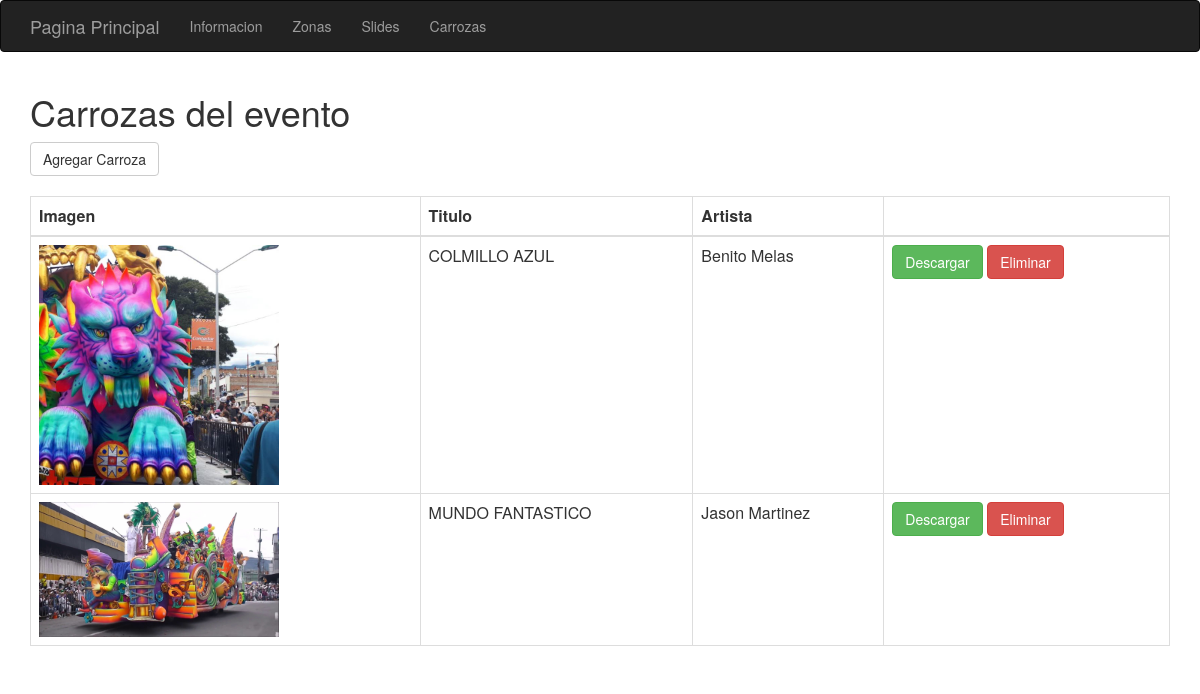
Page /admin/listarCarrozas.php on the committed database.
### tables this page shows
CREATE TABLE `carrozas` (
  `item` bigint(20) NOT NULL,
  `codigo` smallint(10) NOT NULL,
  `titulo` varchar(30) DEFAULT NULL,
  `artista` varchar(30) DEFAULT NULL,
  `imagen` varchar(30) NOT NULL
);

### admin/db.php (called while the page is built, shortened)
<?php
function con(){
	return new mysqli("localhost","root","","carnavales");
}
function get_carrozas(){
	$images = array();
	$con = con();
	$query=$con->query("select * from carrozas");
	while($r=$query->fetch_object()){
		$images[] = $r;
	}
	return $images;
}
?>

### admin/listarCarrozas.php (the view, shortened to what this page needs)
<?php
include "db.php";
$images = get_carrozas();
?>
<html>
<head>
    <link rel="stylesheet" type="text/css" href="../bootstrap/css/bootstrap.min.css">
</head>
<body>
    <?php include("navbar.php");?>
    <div class="container">
        <div class="row">
            <div class="col-md-12">
                <h1>Carrozas del evento</h1>
                <a href="./formCarrozas.php" class="btn btn-default">Agregar Carroza</a>
                <br><br>
                <?php if(count($images)>0):?>
                <table class="table table-bordered">
                    <thead>
                        <th>Imagen</th>
                        <th>Titulo</th>
                        <th>Artista</th>
                        <th></th>
                    </thead>
                    <?php foreach($images as $img):?>
                    <tr>
                        <td><img src="<?php echo $img->imagen;?>" style="width:240px;"> </td>
                        <td><?php echo $img->titulo; ?></td>
                        <td><?php echo $img->artista; ?></td>
                        <td>
                            <a class="btn btn-success" href="./download.php? id=<?php echo $img->item; ?>">Descargar</a>
                            <a class="btn btn-danger" href="./deleteCarrozas.php? id=<?php echo $img->codigo; ?>">Eliminar</a>
                        </td>
                    </tr>
                    <?php endforeach;?>
                </table>
                <?php else:?>
                <h4 class="alert alert-warning">No hay imagenes!</h4>
                <?php endif; ?>
            </div>
        </div>
    </div>
</body>
</html>

### rows in the picture
carrozas: imagen (picture), titulo "COLMILLO AZUL", artista "Benito Melas"
carrozas: imagen (picture), titulo "MUNDO FANTASTICO", artista "Jason Martinez"
